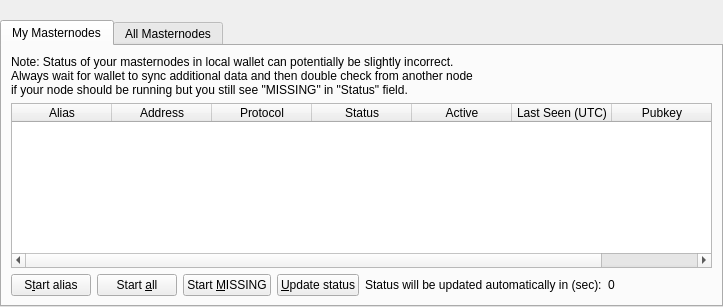
<?xml version="1.0" encoding="UTF-8"?>
<ui version="4.0">
 <class>MasternodeList</class>
 <widget class="QWidget" name="MasternodeList">
  <property name="geometry">
   <rect>
    <x>0</x>
    <y>0</y>
    <width>723</width>
    <height>307</height>
   </rect>
  </property>
  <property name="windowTitle">
   <string>Form</string>
  </property>
  <layout class="QVBoxLayout" name="topLayout">
   <property name="leftMargin">
    <number>0</number>
   </property>
   <property name="topMargin">
    <number>0</number>
   </property>
   <property name="rightMargin">
    <number>0</number>
   </property>
   <property name="bottomMargin">
    <number>0</number>
   </property>
   <item>
    <layout class="QVBoxLayout" name="verticalLayout">
     <property name="bottomMargin">
      <number>0</number>
     </property>
     <item>
      <spacer name="horizontalSpacer0">
       <property name="orientation">
        <enum>Qt::Horizontal</enum>
       </property>
       <property name="sizeHint" stdset="0">
        <size>
         <width>40</width>
         <height>20</height>
        </size>
       </property>
      </spacer>
     </item>
     <item>
      <widget class="QTabWidget" name="tabWidget">
       <property name="currentIndex">
        <number>0</number>
       </property>
       <widget class="QWidget" name="tabMyMasternodes">
        <attribute name="title">
         <string>My Masternodes</string>
        </attribute>
        <layout class="QGridLayout" name="gridLayout_2">
         <item row="0" column="0">
          <layout class="QVBoxLayout" name="verticalLayout_2">
           <property name="bottomMargin">
            <number>0</number>
           </property>
           <item>
            <layout class="QHBoxLayout" name="horizontalLayout_note">
             <property name="bottomMargin">
              <number>0</number>
             </property>
             <item>
              <widget class="QLabel" name="updateNote">
               <property name="text">
                <string>Note: Status of your masternodes in local wallet can potentially be slightly incorrect.&lt;br /&gt;Always wait for wallet to sync additional data and then double check from another node&lt;br /&gt;if your node should be running but you still see &quot;MISSING&quot; in &quot;Status&quot; field.</string>
               </property>
              </widget>
             </item>
            </layout>
           </item>
           <item>
            <widget class="QTableWidget" name="tableWidgetMyMasternodes">
             <property name="minimumSize">
              <size>
               <width>695</width>
               <height>0</height>
              </size>
             </property>
             <property name="palette">
              <palette>
               <active>
                <colorrole role="Text">
                 <brush brushstyle="SolidPattern">
                  <color alpha="255">
                   <red>51</red>
                   <green>51</green>
                   <blue>51</blue>
                  </color>
                 </brush>
                </colorrole>
               </active>
               <inactive>
                <colorrole role="Text">
                 <brush brushstyle="SolidPattern">
                  <color alpha="255">
                   <red>51</red>
                   <green>51</green>
                   <blue>51</blue>
                  </color>
                 </brush>
                </colorrole>
               </inactive>
               <disabled>
                <colorrole role="Text">
                 <brush brushstyle="SolidPattern">
                  <color alpha="255">
                   <red>85</red>
                   <green>85</green>
                   <blue>85</blue>
                  </color>
                 </brush>
                </colorrole>
               </disabled>
              </palette>
             </property>
             <property name="editTriggers">
              <set>QAbstractItemView::NoEditTriggers</set>
             </property>
             <property name="alternatingRowColors">
              <bool>true</bool>
             </property>
             <property name="selectionMode">
              <enum>QAbstractItemView::SingleSelection</enum>
             </property>
             <property name="selectionBehavior">
              <enum>QAbstractItemView::SelectRows</enum>
             </property>
             <property name="sortingEnabled">
              <bool>true</bool>
             </property>
             <attribute name="horizontalHeaderStretchLastSection">
              <bool>true</bool>
             </attribute>
             <column>
              <property name="text">
               <string>Alias</string>
              </property>
             </column>
             <column>
              <property name="text">
               <string>Address</string>
              </property>
             </column>
             <column>
              <property name="text">
               <string>Protocol</string>
              </property>
             </column>
             <column>
              <property name="text">
               <string>Status</string>
              </property>
             </column>
             <column>
              <property name="text">
               <string>Active</string>
              </property>
             </column>
             <column>
              <property name="text">
               <string>Last Seen (UTC)</string>
              </property>
             </column>
             <column>
              <property name="text">
               <string>Pubkey</string>
              </property>
             </column>
            </widget>
           </item>
           <item>
            <layout class="QHBoxLayout" name="horizontalLayout_5">
             <property name="bottomMargin">
              <number>0</number>
             </property>
             <item>
              <widget class="QPushButton" name="startButton">
               <property name="text">
                <string>S&amp;tart alias</string>
               </property>
              </widget>
             </item>
             <item>
              <widget class="QPushButton" name="startAllButton">
               <property name="text">
                <string>Start &amp;all</string>
               </property>
              </widget>
             </item>
             <item>
              <widget class="QPushButton" name="startMissingButton">
               <property name="text">
                <string>Start &amp;MISSING</string>
               </property>
              </widget>
             </item>
             <item>
              <widget class="QPushButton" name="UpdateButton">
               <property name="text">
                <string>&amp;Update status</string>
               </property>
              </widget>
             </item>
             <item>
              <widget class="QLabel" name="autoupdate_label">
               <property name="text">
                <string>Status will be updated automatically in (sec):</string>
               </property>
              </widget>
             </item>
             <item>
              <widget class="QLabel" name="secondsLabel">
               <property name="text">
                <string>0</string>
               </property>
              </widget>
             </item>
             <item>
              <spacer name="horizontalSpacer_5">
               <property name="orientation">
                <enum>Qt::Horizontal</enum>
               </property>
               <property name="sizeHint" stdset="0">
                <size>
                 <width>40</width>
                 <height>20</height>
                </size>
               </property>
              </spacer>
             </item>
            </layout>
           </item>
          </layout>
         </item>
        </layout>
       </widget>
       <widget class="QWidget" name="tabAllMasternodes">
        <attribute name="title">
         <string>All Masternodes</string>
        </attribute>
        <layout class="QGridLayout" name="gridLayout">
         <item row="1" column="0">
          <widget class="QTableWidget" name="tableWidgetMasternodes">
           <property name="palette">
            <palette>
             <active>
              <colorrole role="Text">
               <brush brushstyle="SolidPattern">
                <color alpha="255">
                 <red>51</red>
                 <green>51</green>
                 <blue>51</blue>
                </color>
               </brush>
              </colorrole>
             </active>
             <inactive>
              <colorrole role="Text">
               <brush brushstyle="SolidPattern">
                <color alpha="255">
                 <red>51</red>
                 <green>51</green>
                 <blue>51</blue>
                </color>
               </brush>
              </colorrole>
             </inactive>
             <disabled>
              <colorrole role="Text">
               <brush brushstyle="SolidPattern">
                <color alpha="255">
                 <red>85</red>
                 <green>85</green>
                 <blue>85</blue>
                </color>
               </brush>
              </colorrole>
             </disabled>
            </palette>
           </property>
           <property name="editTriggers">
            <set>QAbstractItemView::NoEditTriggers</set>
           </property>
           <property name="alternatingRowColors">
            <bool>true</bool>
           </property>
           <property name="selectionBehavior">
            <enum>QAbstractItemView::SelectRows</enum>
           </property>
           <property name="sortingEnabled">
            <bool>true</bool>
           </property>
           <attribute name="horizontalHeaderStretchLastSection">
            <bool>true</bool>
           </attribute>
           <column>
            <property name="text">
             <string>Address</string>
            </property>
           </column>
           <column>
            <property name="text">
             <string>Protocol</string>
            </property>
           </column>
           <column>
            <property name="text">
             <string>Status</string>
            </property>
           </column>
           <column>
            <property name="text">
             <string>Active</string>
            </property>
           </column>
           <column>
            <property name="text">
             <string>Last Seen (UTC)</string>
            </property>
           </column>
           <column>
            <property name="text">
             <string>Pubkey</string>
            </property>
           </column>
          </widget>
         </item>
         <item row="0" column="0">
          <layout class="QHBoxLayout" name="horizontalLayout_3">
           <property name="bottomMargin">
            <number>0</number>
           </property>
           <item>
            <widget class="QLabel" name="label_filter">
             <property name="text">
              <string>Filter List:</string>
             </property>
            </widget>
           </item>
           <item>
            <widget class="QLineEdit" name="filterLineEdit">
             <property name="toolTip">
              <string>Filter masternode list</string>
             </property>
            </widget>
           </item>
           <item>
            <spacer name="horizontalSpacer_3">
             <property name="orientation">
              <enum>Qt::Horizontal</enum>
             </property>
             <property name="sizeHint" stdset="0">
              <size>
               <width>10</width>
               <height>20</height>
              </size>
             </property>
            </spacer>
           </item>
           <item>
            <widget class="QLabel" name="label_count">
             <property name="text">
              <string>Node Count:</string>
             </property>
            </widget>
           </item>
           <item>
            <widget class="QLabel" name="countLabel">
             <property name="text">
              <string>0</string>
             </property>
            </widget>
           </item>
          </layout>
         </item>
        </layout>
       </widget>
      </widget>
     </item>
    </layout>
   </item>
  </layout>
 </widget>
 <resources/>
 <connections/>
</ui>
